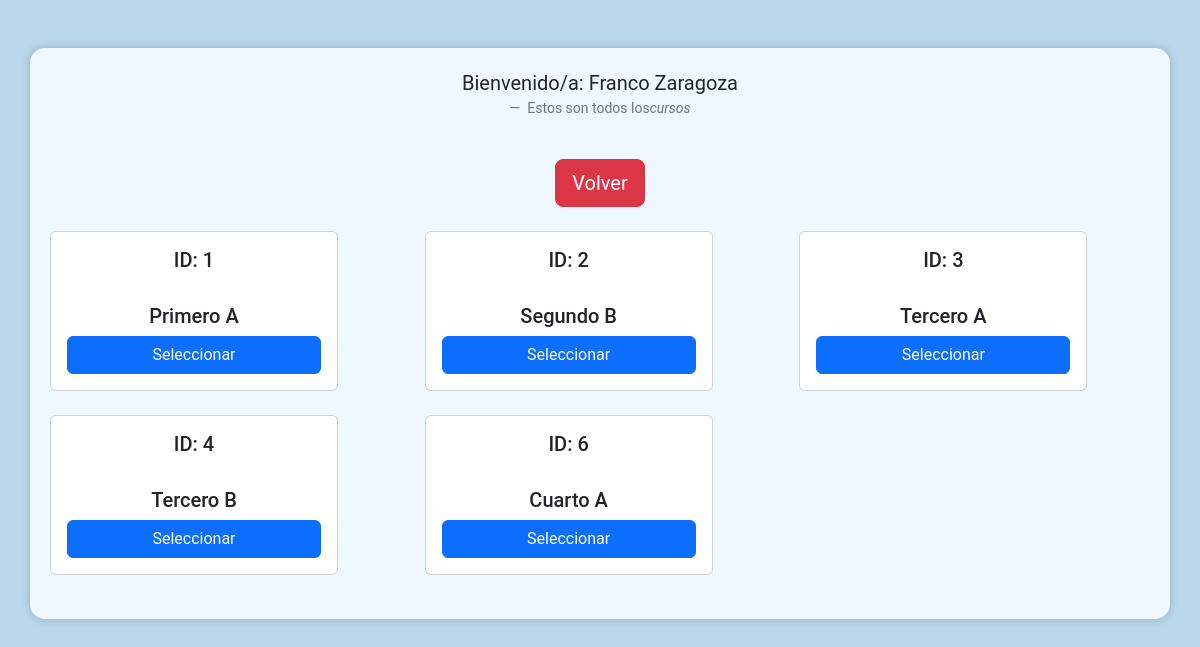
The page /admin/notas/notasCursos.php (signed in) on the database its author committed.
### tables this page shows
CREATE TABLE `administradores` (
  `id_admin` int(11) NOT NULL,
  `nombre` varchar(50) NOT NULL,
  `apellido` varchar(50) NOT NULL,
  `correo` varchar(50) NOT NULL,
  `usuario` varchar(50) NOT NULL,
  `contraseña` varchar(255) NOT NULL,
  `id_sexo` int(11) NOT NULL,
  `id_estado` int(11) NOT NULL
);

CREATE TABLE `curso` (
  `id_curso` int(11) NOT NULL,
  `tipo` varchar(50) NOT NULL,
  `nivel` int(11) NOT NULL
);

### admin/notas/notasCursos.php (the view, shortened to what this page needs)
<?php
$conn = mysqli_connect("localhost", "root", "", "gestion_calificaciones");
$querypa = "SELECT * FROM administradores WHERE usuario = " . $_SESSION["username"];
$resultado = mysqli_query($conn, $querypa);
while ($a = mysqli_fetch_array($resultado)) {
    $nombre = $a["nombre"];
    $apellido= $a["apellido"];
}
$sql = "SELECT id_curso, tipo FROM curso";
$result = mysqli_query($conn, $sql);
?>
<!DOCTYPE html>
<html lang="en">
<head>
    <link rel="stylesheet" href="https://cdn.jsdelivr.net/npm/bootstrap@5.3.0-alpha1/dist/css/bootstrap.min.css">
</head>
<br>
<body>
<br>
    <div class="container">
    <figure class="text-center">
        <blockquote class="blockquote">
            <p>Bienvenido/a: <?php echo $nombre. ' ' .$apellido?></p>
        </blockquote>
        <figcaption class="blockquote-footer">
           Estos son todos los<cite title="Título fuente">cursos</cite>
        </figcaption>
    </figure><br>
    <button type="button" class="btn btn-danger btn-lg" onclick="window.location.href='../modoAdmin.php'">Volver</button><br><br>
    <div class="row">
    <?php
    while ($row = mysqli_fetch_assoc($result)) {
        $idCurso = $row['id_curso'];
        $cursoNombre= $row['tipo'];
        ?>
        <div class="col-md-4 mb-4">
            <div class="card" style="width: 18rem;">
                <div class="card-body">
                    <h5 class="card-title" style="text-align: center;">ID: <?php echo $idCurso; ?></h5><br>
                    <h5 class="card-title" style="text-align: center;"><?php echo $cursoNombre; ?></h5>
                    <a href="#" class="btn btn-primary" style="display: flex; justify-content: center;" onclick="seleccionarCurso('<?php echo $idCurso; ?>', '<?php echo $cursoNombre; ?>')">
                        Seleccionar
                    </a>
                </div>
            </div>
        </div>
        <?php
    }
    ?>
  </div>
</div>
</body>
</html>

### admin/notas/notasCursos.php (style rules this page uses)
body { background-color: #BAD8EC; font-family: "Roboto", sans-serif; text-align: center; }
.container { background-color: aliceblue; margin: auto; padding: 20px; border-radius: 15px; box-shadow: 0 0 10px rgba(0, 0, 0, 0.2); }

### rows shown on the page
administradores: nombre "Franco", apellido "Zaragoza"
curso: id_curso "1", tipo "Primero A"
curso: id_curso "2", tipo "Segundo B"
curso: id_curso "3", tipo "Tercero A"
curso: id_curso "4", tipo "Tercero B"
curso: id_curso "6", tipo "Cuarto A"
